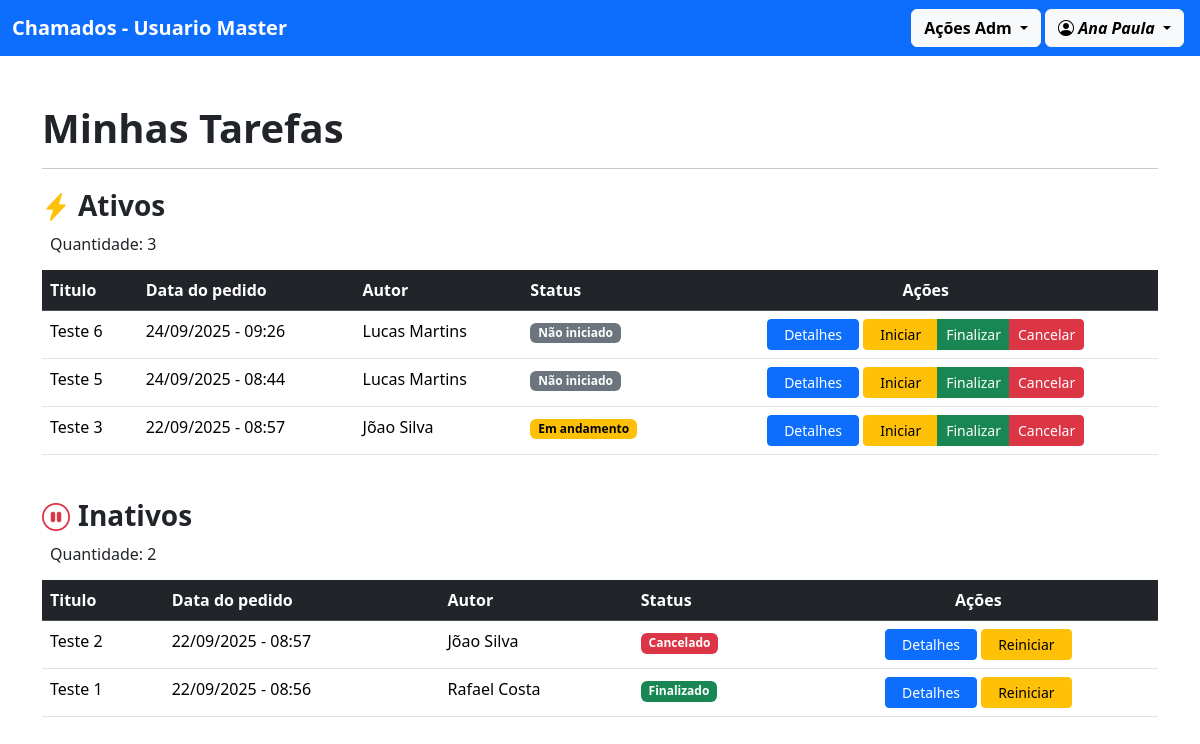
The page /ver_minhas_tarefas/ (signed in) on the database as committed earlier.
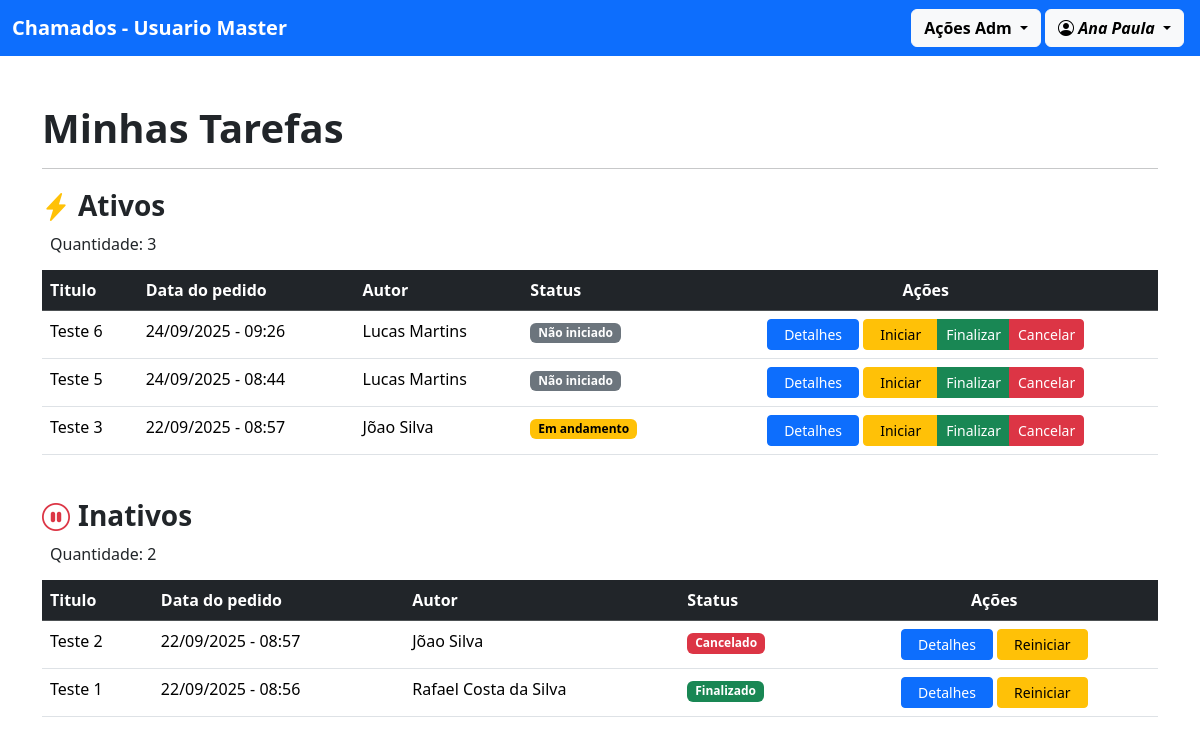
The same page on the database as committed later.
### chamado/models.py (models this page shows, shortened)
class Chamado(models.Model):
    STATUS = (
        ('nao_iniciado', 'Não iniciado'),
        ('em_andamento', 'Em andamento'),
        ('finalizado', 'Finalizado'),
        ('cancelado', 'Cancelado'),
    )
    titulo = models.CharField(max_length=255)
    data = models.DateTimeField()
    status = models.CharField(max_length=20, choices=STATUS, default="nao_iniciado")
    descricao = models.TextField()
    autor = models.ForeignKey(Perfil, on_delete=models.CASCADE, related_name='autor')
    responsavel = models.ForeignKey(Perfil, on_delete=models.CASCADE, related_name='responsavel')
    class Meta:
        ordering = ["-data"]

### usuario/models.py (models this page shows)
class Perfil(models.Model):
    user = models.OneToOneField(User, on_delete=models.CASCADE)
    nome_completo = models.CharField(max_length=255)
    adm = models.BooleanField(default=False)
    def __str__(self):
        return f"{self.nome_completo}"
    class Meta:
        ordering = ["nome_completo"]

### chamado/views.py (the view)
# urls.py: path('ver_minhas_tarefas/', views.ver_minhas_tarefas, name="ver_minhas_tarefas"),
@login_required(login_url='/usuario/login/')
def ver_minhas_tarefas(request):
    perfil = get_object_or_404(Perfil, user=request.user)
    chamado = Chamado.objects.filter(responsavel=perfil.id)
    chamado_ativos = chamado.filter(status__in=['nao_iniciado', 'em_andamento'])
    chamado_inativos = chamado.filter(status__in=['cancelado', 'finalizado'])
    return render(request, 'adm/ver_minhas_tarefas.html', {'chamados_ativos': chamado_ativos, 'chamados_inativos': chamado_inativos})

### chamado/templates/adm/ver_minhas_tarefas.html (shortened to what the changed rows need)
{% extends "modelo.html" %}
{% block content %}
<h1 class="fw-bold">Minhas Tarefas</h1>
{% if chamados_ativos|length != 0 %}
<table class="table table-hover">
    <thead class="table-dark">
        <tr>
            <th>Titulo</th>
            <th>Data do pedido</th>
            <th>Autor</th>
            <th>Status</th>
            <th class="text-center">Ações</th>
        </tr>
    </thead>
</table>
{% else %}
<div class="text-center">
    <hr><br>
    <i class="bi bi-chat-left-dots fs-1 text-danger"></i>
    <p>Nenhum chamado cadastrada para você</p>
</div>
{% endif %}
<br>
{% if chamados_inativos|length != 0 %}
<table class="table table-hover">
    <thead class="table-dark">
        <tr>
            <th>Titulo</th>
            <th>Data do pedido</th>
            <th>Autor</th>
            <th>Status</th>
            <th class="text-center">Ações</th>
        </tr>
    </thead>
    <tbody>
        {% for i in chamados_inativos %}
        <tr>
            <td>{{i.titulo}}</td>
            <td>{{i.data|date:'d/m/Y - H:i'}}</td>
            <td>{{i.autor}}</td>
            <td>
                {% if i.status == 'finalizado' %}
                <span class="badge bg-success">{{i.get_status_display}}</span>
                {% elif i.status == 'cancelado' %}
                <span class="badge bg-danger">{{i.get_status_display}}</span>
                {% endif %}
            </td>
            <td class="text-center">
                <a href="{% url 'ver_detalhes' i.id%}" class="btn btn-sm btn-primary px-3">Detalhes</a>
                <button class="btn btn-sm btn-warning px-3">
                    <a href="{% url 'ifc' i.id 'em_andamento' %}" class="text-black text-decoration-none"
                        onclick="return confirmarReiniciar('{{ i.titulo }}');">
                        Reiniciar
                    </a>
                </button>
            </td>
        </tr>
        {% endfor %}
    </tbody>
</table>
{% endif %}
{% endblock %}

Rows that differ between the two databases and show on the page:
changed through a linked row, Chamado "Teste 1": autor "Rafael Costa" → "Rafael Costa da Silva"
